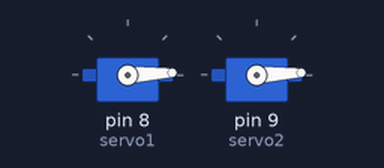
Simulated run of this sketch. Board: Arduino Uno, built with avr-gcc and run on an emulated ATmega328P. Shown: 2 × servo.

Above: at 0.05 s.
At 1.35 s:
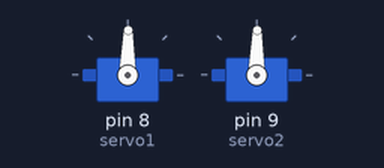
At 2.65 s:
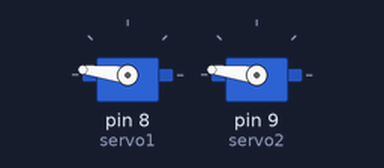
At 5.25 s:
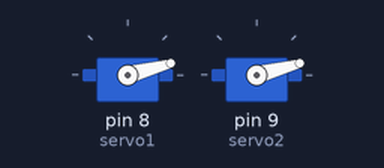
Timing chart, 0 to 7.1 s (numbered marks = the images above):
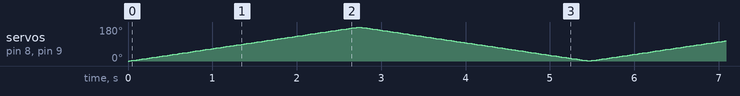

The sketch:

Gimball.ino
```cpp
#include <Servo.h>

Servo servo1;
Servo servo2;

void setup() {
  //Attack servos to pin 8 & 9 on the arduino
  servo1.attach(8);
  servo2.attach(9);
}

void loop() {

  int angle;

  // Turn servos from 0 to 180 degrees
  for(angle = 0; angle < 180; angle += 1)
  {
    // Turn servos
    servo1.write(angle);
    servo2.write(angle);
    // Wait for hardware to move
    delay(15);
  }
  // Turn servos from 180 to 0 degrees
  for(angle = 180; angle>=1; angle-=1)
  {
    // Turn servos
    servo1.write(angle);
    servo2.write(angle);
    // Wait for hardware to move
    delay(15);
  }

}
```
